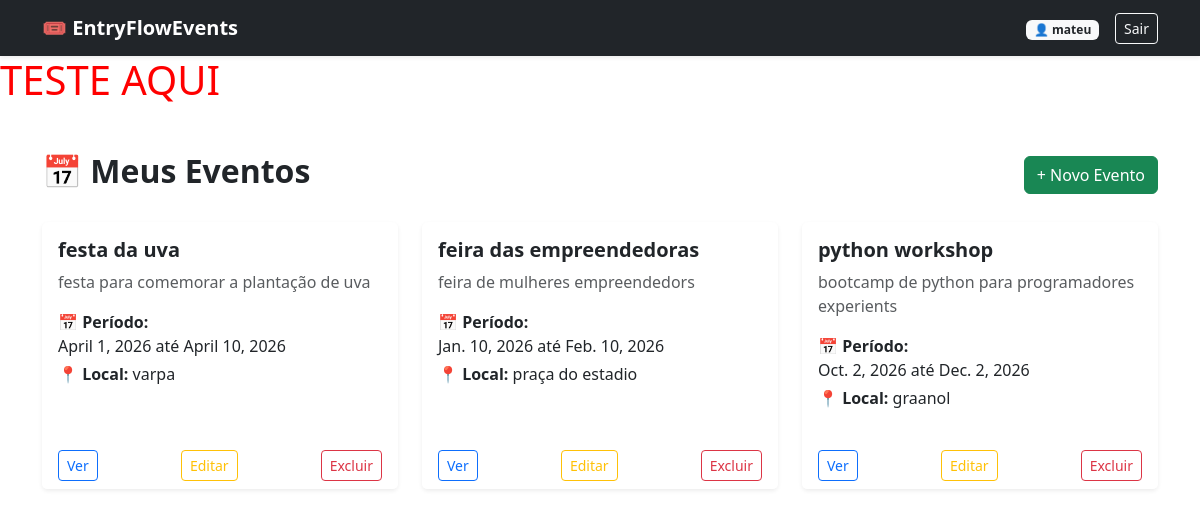
/events/event (signed in), run on an earlier commit of the app's database.
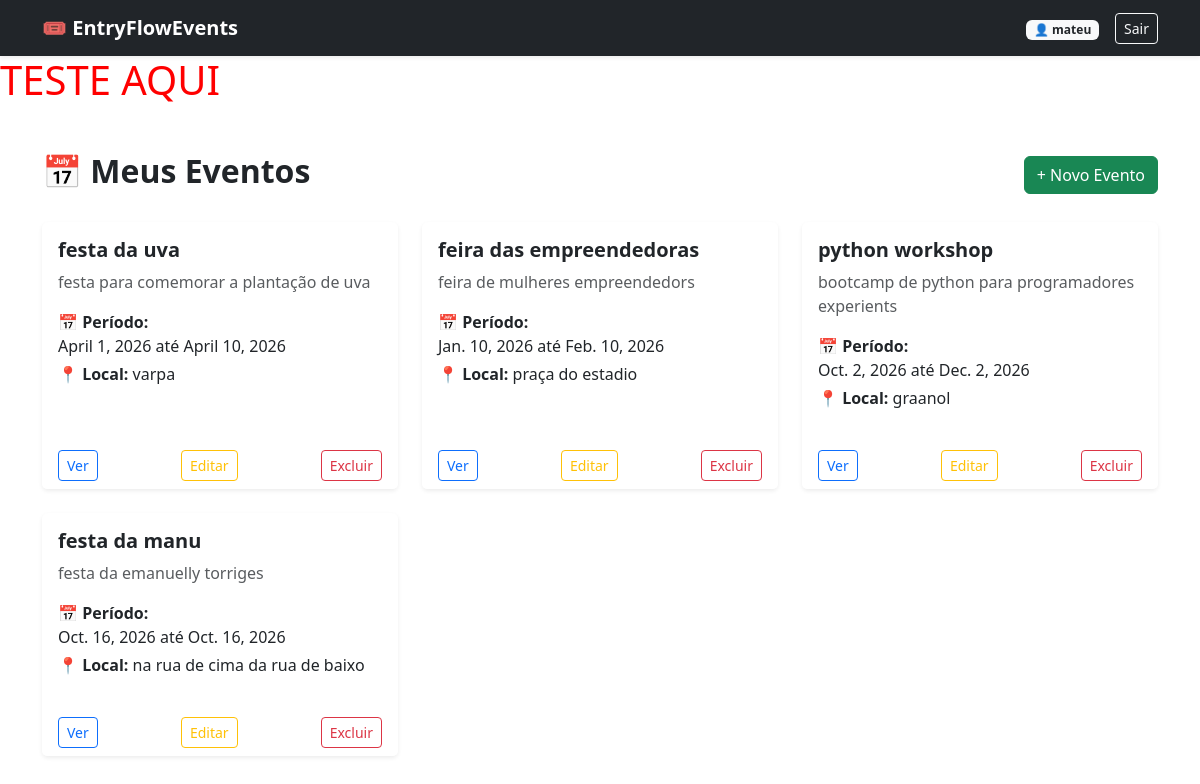
And on a later commit of the database.
### events/models.py (models this page shows, shortened)
class Event(models.Model):
    organizer = models.ForeignKey(User, on_delete=models.CASCADE)
    name = models.CharField(max_length=200)
    description = models.TextField()
    start_date = models.DateField()
    end_date = models.DateField()
    location = models.CharField(max_length=200)
    created_at = models.DateTimeField(auto_now_add=True)

### events/views.py (the view)
# urls.py: path('event', views.event_list, name='event_list'),
@login_required
def event_list(request):
    events = Event.objects.filter(organizer=request.user)
    return render(request, 'events/event_list.html', {'events': events})

### events/templates/events/event_list.html
{% extends 'base.html' %}
{% block content %}
<h1 style="color:red;">TESTE AQUI</h1>
<div class="container mt-5">
    <div class="d-flex justify-content-between align-items-center mb-4">
        <h2 class="fw-bold">📅 Meus Eventos</h2>
        <a href="{% url 'create_event' %}" class="btn btn-success">
            + Novo Evento
        </a>
    </div>
    <div class="row">
        {% for event in events %}
        <div class="col-md-4 mb-4">
            <div class="card shadow-sm h-100 border-0">
                <div class="card-body">
                    <h5 class="card-title fw-bold">
                        {{ event.name }}
                    </h5>
                    <p class="text-muted">
                        {{ event.description }}
                    </p>
                    <p class="mb-1">
                        <strong>📅 Período:</strong><br>
                        {{ event.start_date }} até {{ event.end_date }}
                    </p>
                    <p>
                        <strong>📍 Local:</strong>
                        {{ event.location }}
                    </p>
                </div>
                <div class="card-footer bg-white border-0 d-flex justify-content-between">
                    <a href="#" class="btn btn-outline-primary btn-sm">Ver</a>
                    <a href="#" class="btn btn-outline-warning btn-sm">Editar</a>
                    <a href="#" class="btn btn-outline-danger btn-sm">Excluir</a>
                </div>
            </div>
        </div>
        {% empty %}
        <div class="col-12">
            <div class="alert alert-info text-center">
                Nenhum evento cadastrado ainda.
            </div>
        </div>
        {% endfor %}
    </div>
</div>
{% endblock %}

What changed in the data, as far as the page shows it:
added Event: name "festa da manu", description "festa da emanuelly torriges", start_date "Oct. 16, 2026", end_date "Oct. 16, 2026", location "na rua de cima da rua de baixo"
